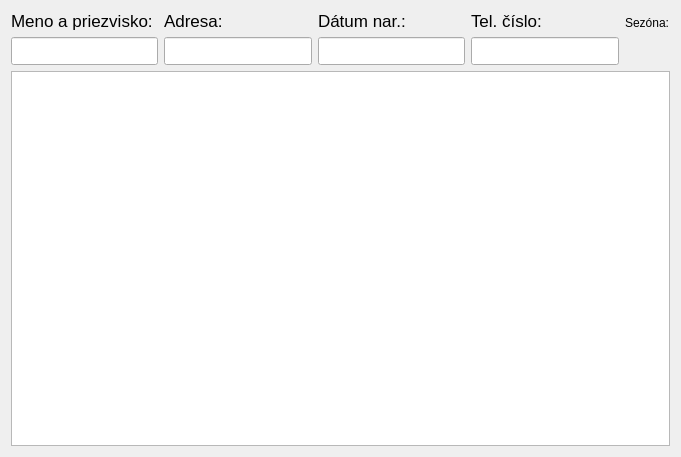
<?xml version="1.0" encoding="UTF-8"?>
<ui version="4.0">
 <class>CustomersTab</class>
 <widget class="QWidget" name="CustomersTab">
  <property name="geometry">
   <rect>
    <x>0</x>
    <y>0</y>
    <width>681</width>
    <height>457</height>
   </rect>
  </property>
  <property name="windowTitle">
   <string>Form</string>
  </property>
  <layout class="QVBoxLayout" name="verticalLayout">
   <item>
    <layout class="QHBoxLayout" name="horizontalLayout_2">
     <item>
      <layout class="QVBoxLayout" name="vertical_name">
       <item>
        <widget class="QLabel" name="label_name">
         <property name="font">
          <font>
           <pointsize>13</pointsize>
          </font>
         </property>
         <property name="text">
          <string>Meno a priezvisko:</string>
         </property>
        </widget>
       </item>
       <item>
        <widget class="QLineEdit" name="le_name">
         <property name="font">
          <font>
           <pointsize>13</pointsize>
          </font>
         </property>
        </widget>
       </item>
      </layout>
     </item>
     <item>
      <layout class="QVBoxLayout" name="vertical_address">
       <item>
        <widget class="QLabel" name="label_address">
         <property name="font">
          <font>
           <pointsize>13</pointsize>
          </font>
         </property>
         <property name="text">
          <string>Adresa:</string>
         </property>
        </widget>
       </item>
       <item>
        <widget class="QLineEdit" name="le_address">
         <property name="font">
          <font>
           <pointsize>13</pointsize>
          </font>
         </property>
        </widget>
       </item>
      </layout>
     </item>
     <item>
      <layout class="QVBoxLayout" name="vertical_birthday">
       <item>
        <widget class="QLabel" name="label_birthday">
         <property name="font">
          <font>
           <pointsize>13</pointsize>
          </font>
         </property>
         <property name="text">
          <string>Dátum nar.:</string>
         </property>
        </widget>
       </item>
       <item>
        <widget class="QLineEdit" name="le_birthday">
         <property name="font">
          <font>
           <pointsize>13</pointsize>
          </font>
         </property>
        </widget>
       </item>
      </layout>
     </item>
     <item>
      <layout class="QVBoxLayout" name="vertical_phone_number">
       <item>
        <widget class="QLabel" name="label_phone_number">
         <property name="font">
          <font>
           <pointsize>13</pointsize>
          </font>
         </property>
         <property name="text">
          <string>Tel. číslo:</string>
         </property>
        </widget>
       </item>
       <item>
        <widget class="QLineEdit" name="le_phone_number">
         <property name="font">
          <font>
           <pointsize>13</pointsize>
          </font>
         </property>
        </widget>
       </item>
      </layout>
     </item>
     <item>
      <layout class="QVBoxLayout" name="vertical_season">
       <item>
        <widget class="QLabel" name="label_4">
         <property name="sizePolicy">
          <sizepolicy hsizetype="Preferred" vsizetype="Preferred">
           <horstretch>0</horstretch>
           <verstretch>0</verstretch>
          </sizepolicy>
         </property>
         <property name="text">
          <string>Sezóna:</string>
         </property>
         <property name="alignment">
          <set>Qt::AlignmentFlag::AlignLeading|Qt::AlignmentFlag::AlignLeft|Qt::AlignmentFlag::AlignVCenter</set>
         </property>
        </widget>
       </item>
       <item>
        <widget class="SeasonSelect" name="seasonSelect" native="true"/>
       </item>
      </layout>
     </item>
    </layout>
   </item>
   <item>
    <widget class="QTableView" name="customer_table"/>
   </item>
  </layout>
 </widget>
 <customwidgets>
  <customwidget>
   <class>SeasonSelect</class>
   <extends>QWidget</extends>
   <header>widgets.season_select</header>
   <container>1</container>
   <slots>
    <signal>seasonSelected(int)</signal>
   </slots>
  </customwidget>
 </customwidgets>
 <resources/>
 <connections>
  <connection>
   <sender>le_name</sender>
   <signal>textEdited(QString)</signal>
   <receiver>CustomersTab</receiver>
   <slot>name_edited()</slot>
   <hints>
    <hint type="sourcelabel">
     <x>82</x>
     <y>52</y>
    </hint>
    <hint type="destinationlabel">
     <x>4</x>
     <y>66</y>
    </hint>
   </hints>
  </connection>
  <connection>
   <sender>le_address</sender>
   <signal>textEdited(QString)</signal>
   <receiver>CustomersTab</receiver>
   <slot>address_edited()</slot>
   <hints>
    <hint type="sourcelabel">
     <x>228</x>
     <y>50</y>
    </hint>
    <hint type="destinationlabel">
     <x>164</x>
     <y>70</y>
    </hint>
   </hints>
  </connection>
  <connection>
   <sender>le_birthday</sender>
   <signal>textEdited(QString)</signal>
   <receiver>CustomersTab</receiver>
   <slot>birthday_edited()</slot>
   <hints>
    <hint type="sourcelabel">
     <x>343</x>
     <y>53</y>
    </hint>
    <hint type="destinationlabel">
     <x>5</x>
     <y>41</y>
    </hint>
   </hints>
  </connection>
  <connection>
   <sender>le_phone_number</sender>
   <signal>textEdited(QString)</signal>
   <receiver>CustomersTab</receiver>
   <slot>phone_number_edited()</slot>
   <hints>
    <hint type="sourcelabel">
     <x>541</x>
     <y>47</y>
    </hint>
    <hint type="destinationlabel">
     <x>2</x>
     <y>106</y>
    </hint>
   </hints>
  </connection>
  <connection>
   <sender>seasonSelect</sender>
   <signal>seasonSelected(int)</signal>
   <receiver>CustomersTab</receiver>
   <slot>season_selected()</slot>
   <hints>
    <hint type="sourcelabel">
     <x>639</x>
     <y>50</y>
    </hint>
    <hint type="destinationlabel">
     <x>2</x>
     <y>98</y>
    </hint>
   </hints>
  </connection>
 </connections>
 <slots>
  <slot>name_edited()</slot>
  <slot>address_edited()</slot>
  <slot>birthday_edited()</slot>
  <slot>phone_number_edited()</slot>
  <slot>season_selected()</slot>
 </slots>
</ui>
